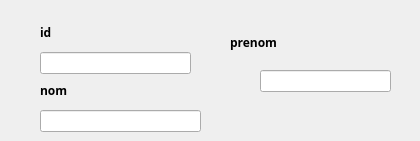
      <widget class="QWidget" name="tab_10">
       <attribute name="title">
        <string>nouveal employee</string>
       </attribute>
       <widget class="QLineEdit" name="lineEdit_82">
        <property name="geometry">
         <rect>
          <x>40</x>
          <y>52</y>
          <width>151</width>
          <height>22</height>
         </rect>
        </property>
       </widget>
       <widget class="QLabel" name="label_292">
        <property name="geometry">
         <rect>
          <x>40</x>
          <y>20</y>
          <width>269</width>
          <height>25</height>
         </rect>
        </property>
        <property name="font">
         <font>
          <family>Segoe UI Black</family>
          <weight>75</weight>
          <bold>true</bold>
         </font>
        </property>
        <property name="text">
         <string>id</string>
        </property>
       </widget>
       <widget class="QLineEdit" name="lineEdit_83">
        <property name="geometry">
         <rect>
          <x>40</x>
          <y>110</y>
          <width>161</width>
          <height>22</height>
         </rect>
        </property>
       </widget>
       <widget class="QLabel" name="label_293">
        <property name="geometry">
         <rect>
          <x>40</x>
          <y>78</y>
          <width>269</width>
          <height>25</height>
         </rect>
        </property>
        <property name="font">
         <font>
          <family>Segoe UI Black</family>
          <weight>75</weight>
          <bold>true</bold>
         </font>
        </property>
        <property name="text">
         <string>nom</string>
        </property>
       </widget>
       <widget class="QLineEdit" name="lineEdit_84">
        <property name="geometry">
         <rect>
          <x>260</x>
          <y>70</y>
          <width>131</width>
          <height>22</height>
         </rect>
        </property>
       </widget>
       <widget class="QLabel" name="label_294">
        <property name="geometry">
         <rect>
          <x>230</x>
          <y>30</y>
          <width>181</width>
          <height>25</height>
         </rect>
        </property>
        <property name="font">
         <font>
          <family>Segoe UI Black</family>
          <weight>75</weight>
          <bold>true</bold>
         </font>
        </property>
        <property name="text">
         <string>prenom</string>
        </property>
       </widget>
      </widget>
